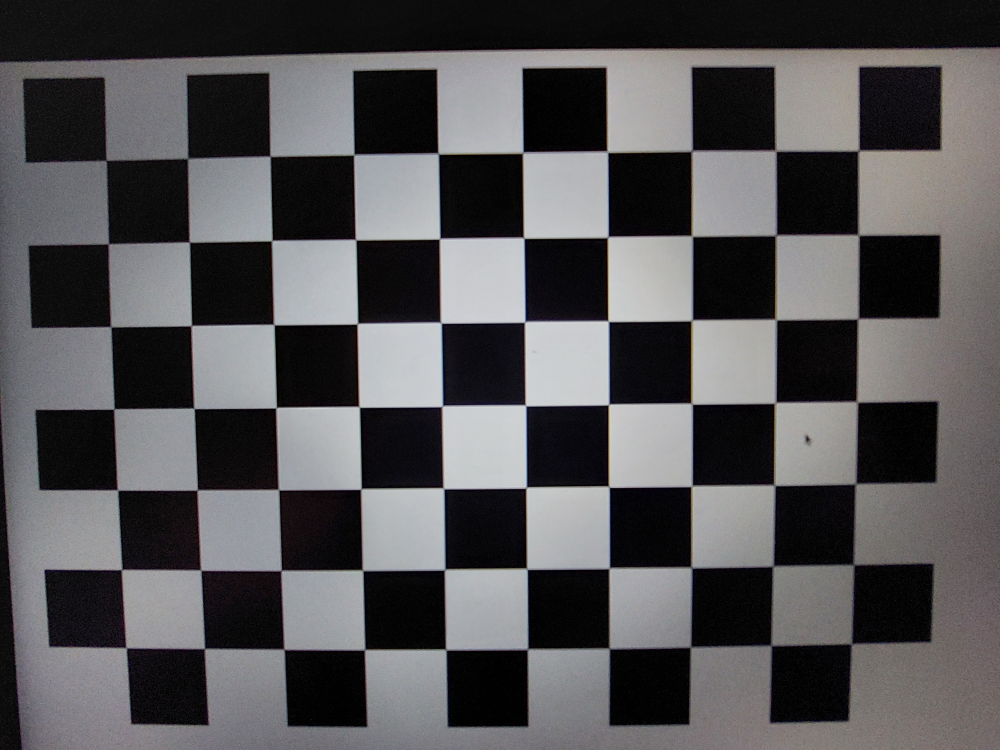
//> input picture CalibrationImages/20231013_190003.jpg, 4000 x 3000 px (shown at 1/4 size); its folder holds only this picture in this run; the run also reads 1 picture not shown here
$ ./old   (built with g++ and OpenCV 4)
//> lines starting //> are read from the running program, lines starting //| are printed output that depends on the picture; after the words box and inside, x2 and y2 are one past the last pixel; in counts of white or black regions, pixels touching at a corner belong together
#include <opencv2/opencv.hpp>
#include <opencv2/calib3d/calib3d.hpp>
#include <opencv2/highgui/highgui.hpp>
#include <opencv2/imgproc/imgproc.hpp>
#include <stdio.h>
#include <iostream>


#define log(smth) std::cout << smth << std::endl;

// Defining the dimensions of checkerboard
int CHECKERBOARD[2]{10,7};


void LogCameraMatrix(cv::Mat cameraMatrix, cv::Mat distCoeffs){
    std::cout << "cameraMatrix : \n" << cameraMatrix << std::endl;
    std::cout << "distCoeffs : " << distCoeffs << std::endl;
}

cv::Mat undistordImage(cv::Mat img, cv::Mat cameraMatrix, cv::Mat distCoeffs){
    cv::Mat resized;
    cv::resize(img, resized, cv::Size(1000, 750), cv::INTER_LINEAR);
    cv::Mat newimg;
    cv::undistort(resized, newimg, cameraMatrix, distCoeffs);

    return newimg;
}

cv::Vec3d rotationVectorToEulerAngles(const cv::Mat& rotationVector) {
    cv::Mat rotationMatrix;
    cv::Rodrigues(rotationVector, rotationMatrix);

    cv::Vec3d eulerAngles;
    cv::Mat rotationMatrixR = rotationMatrix(cv::Rect(0, 0, 3, 3));
    cv::Mat_<double> eulerMatrix = cv::Mat_<double>(rotationMatrixR);

    eulerAngles[0] = atan2(eulerMatrix(1, 2), eulerMatrix(2, 2)); // Roll
    eulerAngles[1] = asin(-eulerMatrix(0, 2)); // Pitch
    eulerAngles[2] = atan2(eulerMatrix(0, 1), eulerMatrix(0, 0)); // Yaw

    eulerAngles *= (180.0 / CV_PI);

    return eulerAngles;
}

bool estimateCameraPose(cv::Mat& image, int checkerboardRows, int checkerboardCols,
                        cv::Mat& rotationVector, cv::Mat& translationVector, cv::Mat cameraMatrix, cv::Mat distCoeffs) {
    // Define checkerboard parameters
    float squareSize = 0.02f; // Size of each square on the checkerboard in meters

    // Create vectors to store 3D world points (checkerboard corners)
    std::vector<cv::Point3f> objectPoints;
    for (int i = 0; i < checkerboardRows; i++) {
        for (int j = 0; j < checkerboardCols; j++) {
            objectPoints.push_back(cv::Point3f(j * squareSize, i * squareSize, 0));
        }
    }

    // Detect the checkerboard corners in the captured image
    std::vector<cv::Point2f> imagePoints;
    bool found = cv::findChessboardCorners(image, cv::Size(checkerboardCols, checkerboardRows), imagePoints);

    if (found) {
        cv::Mat rvec, tvec;

        // Estimate the pose using solvePnP
        cv::solvePnP(objectPoints, imagePoints, cameraMatrix, distCoeffs, rvec, tvec);

        // Return the rotation vector and translation vector
        rotationVector = rvec;
        translationVector = tvec;

        return true;
    }

    return false;
}

int main()
{
    // Creating vector to store vectors of 3D points for each checkerboard image
    std::vector<std::vector<cv::Point3f> > objpoints;

    // Creating vector to store vectors of 2D points for each checkerboard image
    std::vector<std::vector<cv::Point2f> > imgpoints;

    // Defining the world coordinates for 3D points
    std::vector<cv::Point3f> objp;
    for(int i{0}; i<CHECKERBOARD[1]; i++)
    {
        for(int j{0}; j<CHECKERBOARD[0]; j++)
        objp.push_back(cv::Point3f(j,i,0));
    }


    // Extracting path of individual image stored in a given directory
    std::vector<cv::String> images;
    // Path of the folder containing checkerboard images
    std::string path = "./CalibrationImages/*.jpg";

    cv::glob(path, images);

    cv::Mat frame, gray;
    // vector to store the pixel coordinates of detected checker board corners
    std::vector<cv::Point2f> corner_pts;
    bool success;
    log(success)
    log("hmm")

    // Looping over all the images in the directory
    for(int i{0}; i<images.size(); i++)
    {
        log("smthin")
        frame = cv::imread(images[i]);
        cv::resize(frame, frame, cv::Size(1000, 750), cv::INTER_LINEAR);
        log("smthin 2")
        cv::cvtColor(frame,gray,cv::COLOR_BGR2GRAY);
        log("smthin 3")

        // Finding checker board corners
        // If desired number of corners are found in the image then success = true
        success = cv::findChessboardCorners(gray, cv::Size(CHECKERBOARD[0], CHECKERBOARD[1]), corner_pts, cv::CALIB_CB_ADAPTIVE_THRESH | cv::CALIB_CB_FAST_CHECK | cv::CALIB_CB_NORMALIZE_IMAGE);
        log(success)
        /*
        * If desired number of corner are detected,
        * we refine the pixel coordinates and display
        * them on the images of checker board
        */
        if(success)
        {
        cv::TermCriteria criteria(cv::TermCriteria::EPS | cv::TermCriteria::MAX_ITER, 30, 0.001);

        // refining pixel coordinates for given 2d points.
        cv::cornerSubPix(gray,corner_pts,cv::Size(11,11), cv::Size(-1,-1),criteria);

        // Displaying the detected corner points on the checker board
        cv::drawChessboardCorners(frame, cv::Size(CHECKERBOARD[0], CHECKERBOARD[1]), corner_pts, success);

        objpoints.push_back(objp);
        imgpoints.push_back(corner_pts);
        }

            cv::imshow("end result",frame);
            cv::waitKey(1);
    }


    cv::Mat cameraMatrix,distCoeffs,R,T;
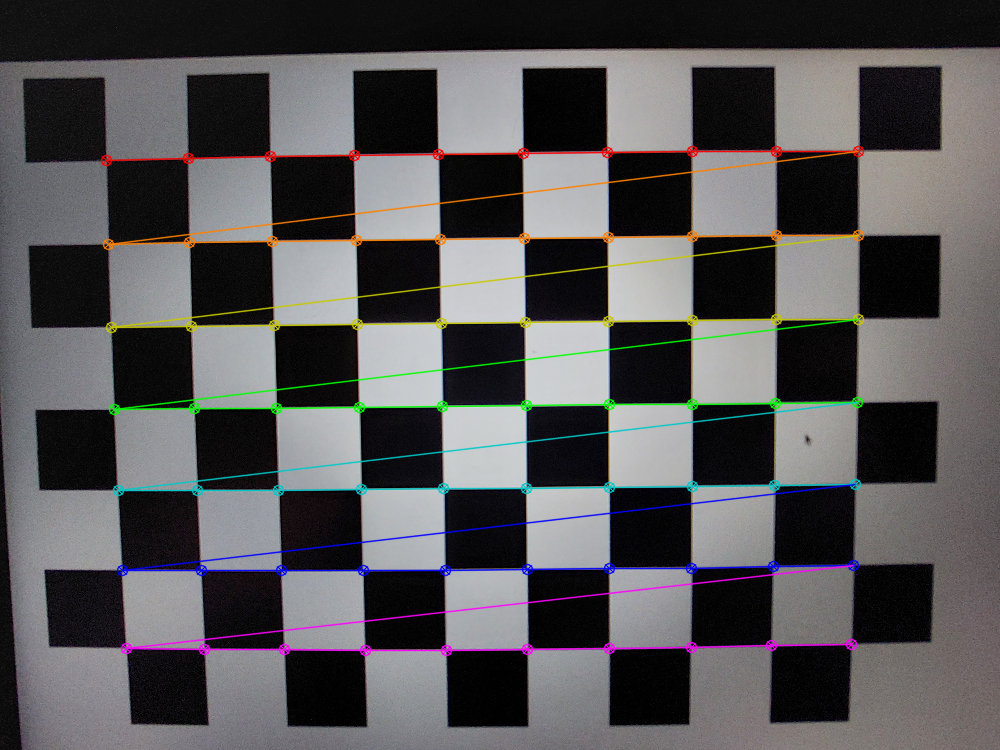
//> window 'end result': 750 rows x 1000 cols, CV_8UC3; mean B, G, R 85.7, 84.3, 85.7
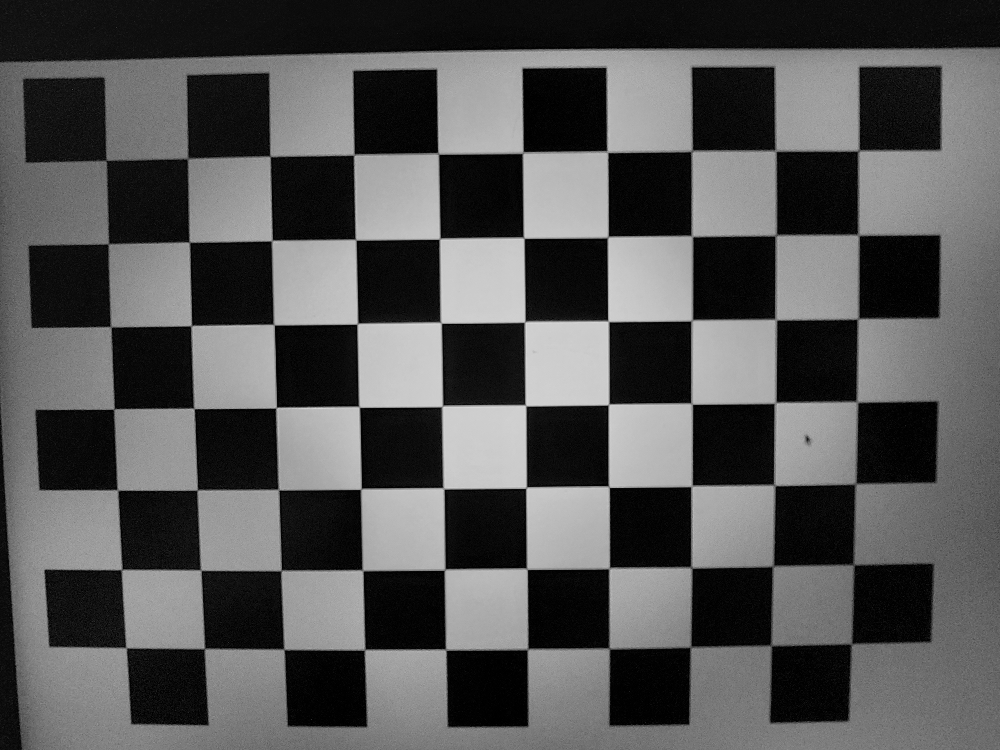
//> gray: 750 rows x 1000 cols, CV_8UC1; min 0, max 220, mean 84.5

    /*
    * Performing camera calibration by
    * passing the value of known 3D points (objpoints)
    * and corresponding pixel coordinates of the
    * detected corners (imgpoints)
    */
    cv::calibrateCamera(objpoints, imgpoints, cv::Size(gray.rows,gray.cols), cameraMatrix, distCoeffs, R, T);

    LogCameraMatrix(cameraMatrix, distCoeffs);

    cv::Mat rotationVector, translationVector;
    cv::Mat posImg = cv::imread("./Cameras/1/pos.jpg");
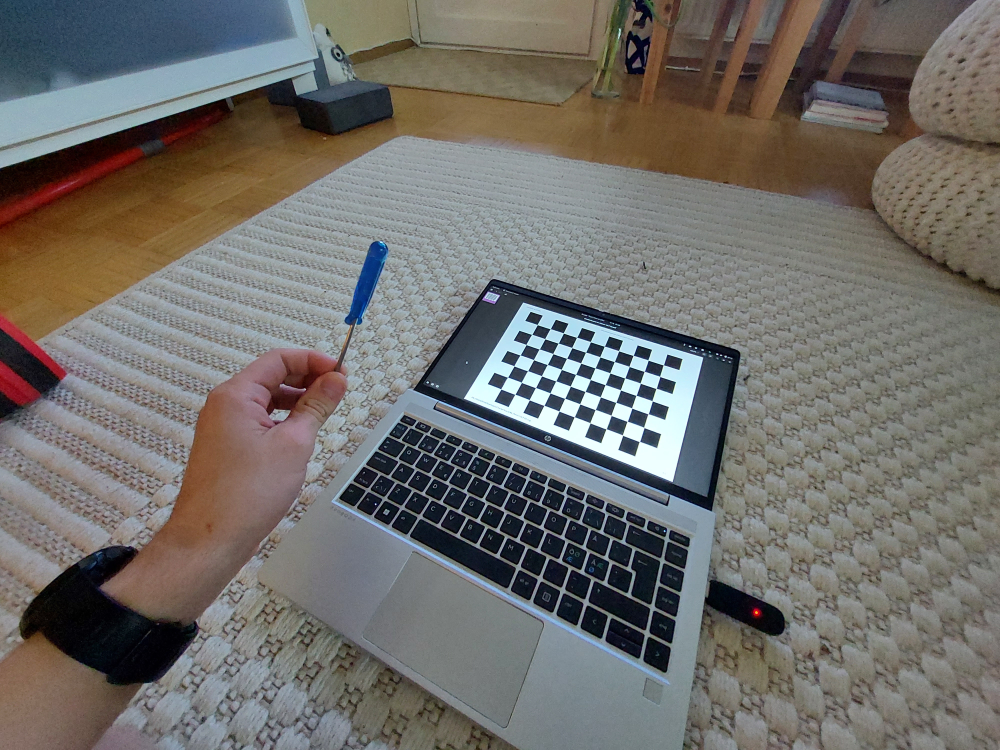
//> input picture Cameras/1/pos.jpg, 4000 x 3000 px (shown at 1/4 size)
//> posImg is the input picture: 3000 rows x 4000 cols, CV_8UC3; mean B, G, R 105.6, 109.4, 112
    bool posEstimated = estimateCameraPose(posImg, CHECKERBOARD[0], CHECKERBOARD[1], rotationVector, translationVector, cameraMatrix, distCoeffs);
//> in estimateCameraPose, `bool found = cv::findChessboardCorners(image, cv::Size(checkerboardCol..`: imagePoints = 70 Points (x, y), first 12: [2654.7, 1461.2], [2640.7, 1507.5], [2624.9, 1555.5], [2610.6, 1605.8], [2593.3, 1657.1], [2577.5, 1711.9], [2560.6, 1767], [2594.2, 1442.8], [2578.2, 1487.1], [2562.8, 1534.5], [2545.7, 1582.7], [2528.6, 1634]; found = true
//> in estimateCameraPose, `cv::solvePnP(objectPoints, imagePoints, cameraMatrix, distCoeffs, rvec..`: rvec = [1.31, 0.465, -5.55]; tvec = [0.864, 0.283, 4.02]
//> in estimateCameraPose, `rotationVector = rvec;`: rotationVector = [1.31, 0.465, -5.55]
//> in estimateCameraPose, `translationVector = tvec;`: translationVector = [0.864, 0.283, 4.02]
//> CHECKERBOARD = [10, 7]; rotationVector = [1.31, 0.465, -5.55]; translationVector = [0.864, 0.283, 4.02]; posEstimated = true

    if (posEstimated) {

    cv::Vec3d eulerAngles = rotationVectorToEulerAngles(rotationVector);
//> in rotationVectorToEulerAngles, `cv::Rodrigues(rotationVector, rotationMatrix);`: rotationMatrix = [[0.855, -0.513, -0.0773], [0.519, 0.848, 0.11], [0.00915, -0.134, 0.991]]
//> in rotationVectorToEulerAngles, `cv::Mat rotationMatrixR = rotationMatrix(cv::Rect(0, 0, 3, 3));`: rotationMatrixR has the same summary as rotationMatrix
//> in rotationVectorToEulerAngles, `cv::Mat_<double> eulerMatrix = cv::Mat_<double>(rotationMatrixR);`: eulerMatrix has the same summary as rotationMatrix
//> in rotationVectorToEulerAngles, `eulerAngles[0] = atan2(eulerMatrix(1, 2), eulerMatrix(2, 2));`: eulerAngles = [0.111, 0, 0]
//> in rotationVectorToEulerAngles, `eulerAngles[1] = asin(-eulerMatrix(0, 2));`: eulerAngles = [0.111, 0.0774, 0]
//> in rotationVectorToEulerAngles, `eulerAngles[2] = atan2(eulerMatrix(0, 1), eulerMatrix(0, 0));`: eulerAngles = [0.111, 0.0774, -0.54]
//> in rotationVectorToEulerAngles, `eulerAngles *= (180.0 / CV_PI);`: eulerAngles = [6.34, 4.44, -30.95]
//> eulerAngles = [6.34, 4.44, -30.95]

    log("Position and Rotation Information:");
    log("   Translation Vector: " << translationVector* 100);
    log("   Rotation Vector:    " << rotationVector);
    log("   euler Angles (deg): " << eulerAngles);
    log("Done");
    }

    cv::Mat newimg = undistordImage(cv::imread("./Cameras/1/tracking.jpg"), cameraMatrix, distCoeffs);
//> in undistordImage, `cv::undistort(resized, newimg, cameraMatrix, distCoeffs);`:
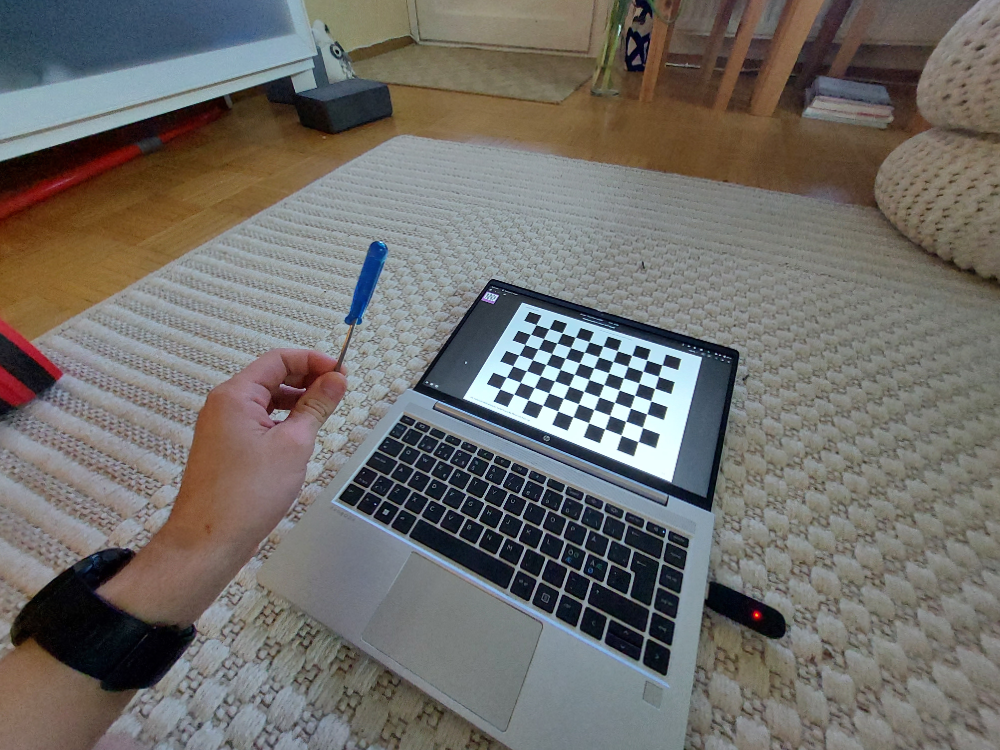
//> newimg: 750 rows x 1000 cols, CV_8UC3; mean B, G, R 105.6, 109.5, 112.1
    cv::Mat mask;

    cv::inRange(newimg, cv::Scalar(0, 30, 0), cv::Scalar(255, 150, 20), mask);
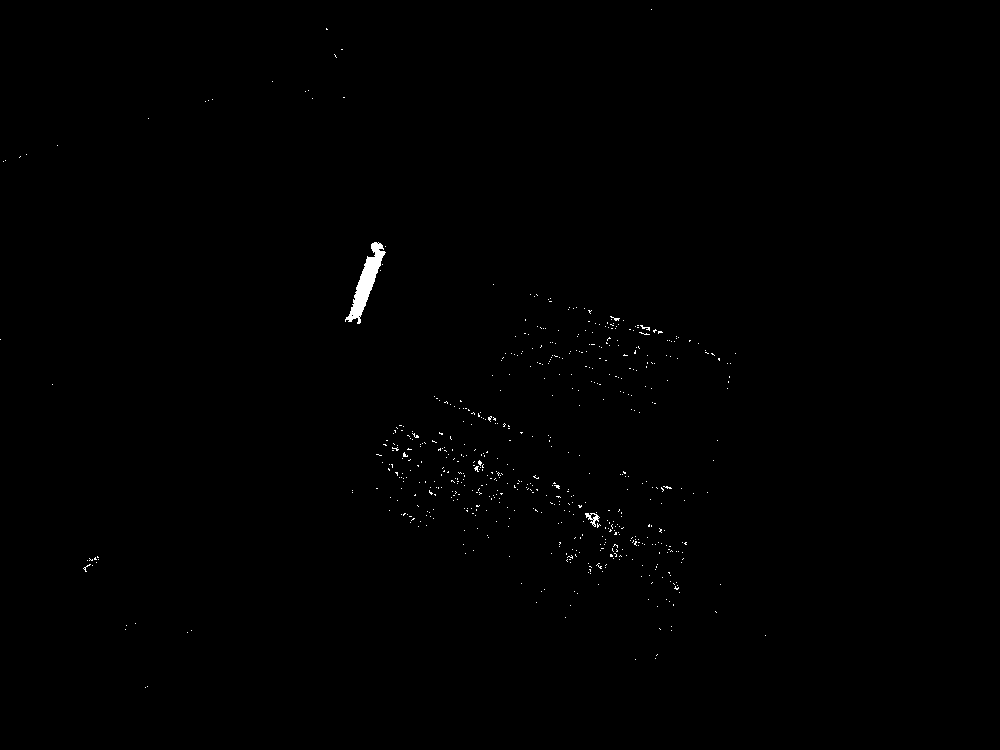
//> mask: 750 rows x 1000 cols, CV_8UC1; 0.33% white; 606 white regions (603 under 20 px), largest, box (x1, y1, x2, y2) and area: (345, 242, 386, 324) 1084, (585, 513, 600, 527) 84, (640, 325, 650, 331) 23

    cv::erode(mask, mask, cv::getStructuringElement(cv::MORPH_ELLIPSE, cv::Size(2, 2)) );
    cv::dilate( mask, mask, cv::getStructuringElement(cv::MORPH_ELLIPSE, cv::Size(2, 2)) );

    cv::dilate( mask, mask, cv::getStructuringElement(cv::MORPH_ELLIPSE, cv::Size(2, 2)) );
    cv::erode(mask, mask, cv::getStructuringElement(cv::MORPH_ELLIPSE, cv::Size(2, 2)) );
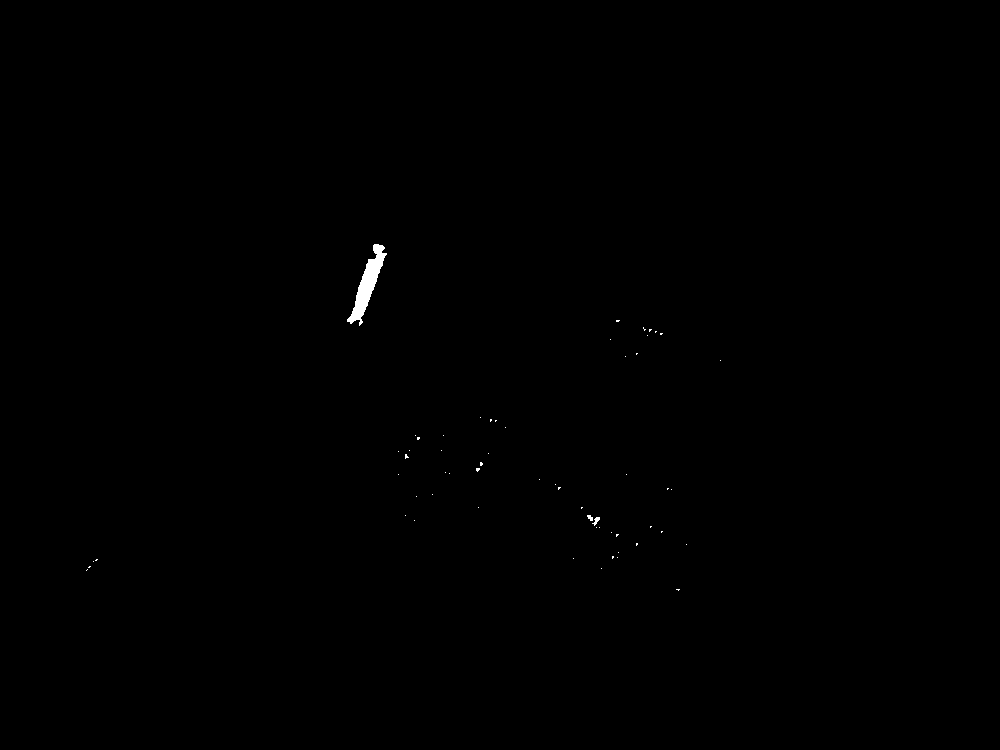
//> mask: 750 rows x 1000 cols, CV_8UC1; 0.17% white; 60 white regions (57 under 20 px)

    cv::imshow("end result",mask);
    cv::waitKey(0);

    std::vector<std::vector<cv::Point>> contours;
    cv::findContours(mask, contours, cv::RETR_EXTERNAL, cv::CHAIN_APPROX_SIMPLE);
//> contours = 60 contours, 58 with area under 20; largest, box (x1, y1, x2, y2) and area: (347, 244, 387, 326) 970, (592, 517, 600, 526) 22

    if (!contours.empty()) {
        double maxArea = 0;
        int maxAreaIdx = 0;

        // Find the largest contour by area
        for (int i = 0; i < contours.size(); i++) {
            double area = cv::contourArea(contours[i]);
            if (area > maxArea) {
                maxArea = area;
                maxAreaIdx = i;
            }
        }
//> this loop made 60 passes
//> (area, maxArea) on passes 20, 60: (21.5, 21.5), (969.5, 969.5)
//> after the loop, maxArea = 969.5; maxAreaIdx = 59

        // Calculate the center of mass of the largest contour
        cv::Moments mu = cv::moments(contours[maxAreaIdx]);
//> mu = moments, m00 969.5, centre m10/m00, m01/m00 = (367.3, 283.6)
        cv::Point2f center(mu.m10 / mu.m00, mu.m01 / mu.m00);
//> center = Point(367.3, 283.6)

        // Print the center coordinates
        std::cout << "Center X: " << center.x << ", Center Y: " << center.y << std::endl;
//| Center X: 367.292, Center Y: 283.65

        log("x (mm): " << 5.6*(center.x/1000))
        log("y (mm): " << 4.2*(center.y/750))
        log(5.6*(center.x/1000))

        // Optionally, you can mark the center on the image
        cv::circle(newimg, center, 5, cv::Scalar(0, 0, 255), -1); // Red circle
//> newimg: 750 rows x 1000 cols, CV_8UC3; 81 pixels changed, all inside (x1, y1, x2, y2) = (362, 279, 373, 290)

    }
    cv::imshow("end result",newimg);
    cv::waitKey(0);

    return 0;
}
